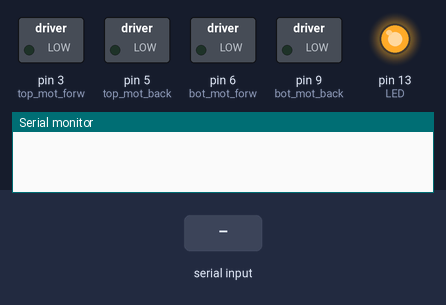
A sketch run on a simulated Arduino Uno, built with avr-gcc and run on an emulated ATmega328P. Shown: switched loads named in the sketch (green lamp = pin HIGH), output pins drawn as LEDs (lit = HIGH), the last lines printed to the serial monitor. Inputs (shaded band) come from the test bench.

Above: at 1.2 s.
1.3 s: "90,45\n" received over the second serial link
At 3.0 s:
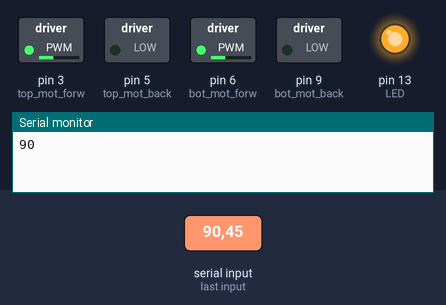
3.8 s: "30,150\n" received over the second serial link
At 6.0 s:
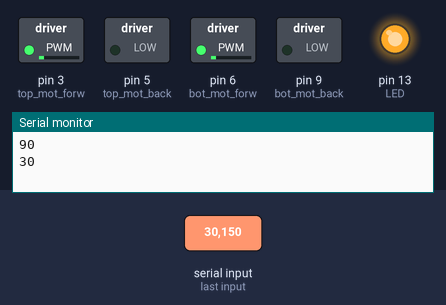
6.3 s: "200\n" received over the second serial link
At 8.0 s:
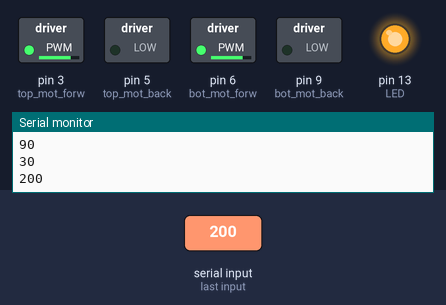
8.7 s: "90\n" received over the second serial link
At 11.0 s:
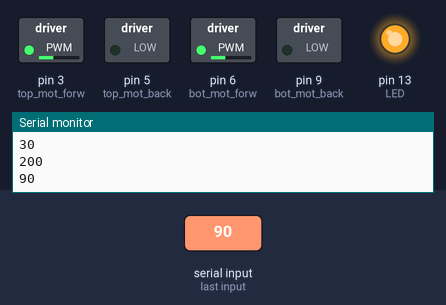
Timing chart, 0 to 12.1 s (numbered marks = the images above; inputs shaded):
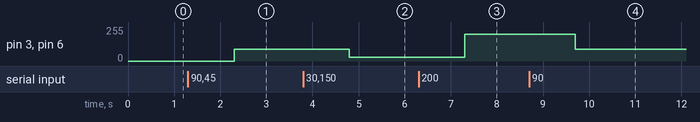

Measured:
- after the input at 1.3 s, pin 3 (top_mot_forw), pin 6 (bot_mot_forw): 0/255 → 90/255 after 1.0 s
- after the input at 3.8 s, pin 3 (top_mot_forw), pin 6 (bot_mot_forw): 90/255 → 30/255 after 1.0 s
- after the input at 6.3 s, pin 3 (top_mot_forw), pin 6 (bot_mot_forw): 30/255 → 200/255 after 1.0 s
- after the input at 8.7 s, pin 3 (top_mot_forw), pin 6 (bot_mot_forw): 200/255 → 90/255 after 1.0 s

The sketch:

base_arm_simple_test.ino
```cpp
#include <SoftwareSerial.h>

const int top_mot_forw = 3;
const int top_mot_back = 5;
const int bot_mot_forw = 6;
const int bot_mot_back = 9;
const int LED = 13;
char msg = 0;
int pwm = 0;
#define BTTX 10
#define BTRX 11
SoftwareSerial SerialBT(BTTX, BTRX);

void setup() {
  SerialBT.begin(9600);
  Serial.begin(57600);
  pinMode(top_mot_forw, OUTPUT);
  pinMode(top_mot_back, OUTPUT);
  pinMode(bot_mot_forw, OUTPUT);
  pinMode(bot_mot_back, OUTPUT);
  pinMode(LED, OUTPUT);
  digitalWrite(LED, HIGH);
}

void forwards(int pwm)
{
  analogWrite(top_mot_forw, pwm);
  analogWrite(top_mot_back, 0);
  analogWrite(bot_mot_forw, pwm);
  analogWrite(bot_mot_back, 0);
}

void backwards(int vel)
{
  analogWrite(top_mot_forw, 0);
  analogWrite(top_mot_back, pwm);
  analogWrite(bot_mot_forw, 0);
  analogWrite(bot_mot_back, pwm);
}

void stop_motors()
{
  analogWrite(top_mot_forw, 0);
  analogWrite(top_mot_back, 0);
  analogWrite(bot_mot_forw, 0);
  analogWrite(bot_mot_back, 0);
}

void loop() {
  if(SerialBT.available() > 0)
  {
    String msg = SerialBT.readString();
    pwm = msg.toInt();
    if (pwm > 0)
      forwards(pwm);
    else if (pwm < 0)
    {
      pwm = pwm*-1;
      backwards(pwm);
    }
    else if (pwm == 0)
      stop_motors();
    Serial.println(pwm);
  }
}
```
